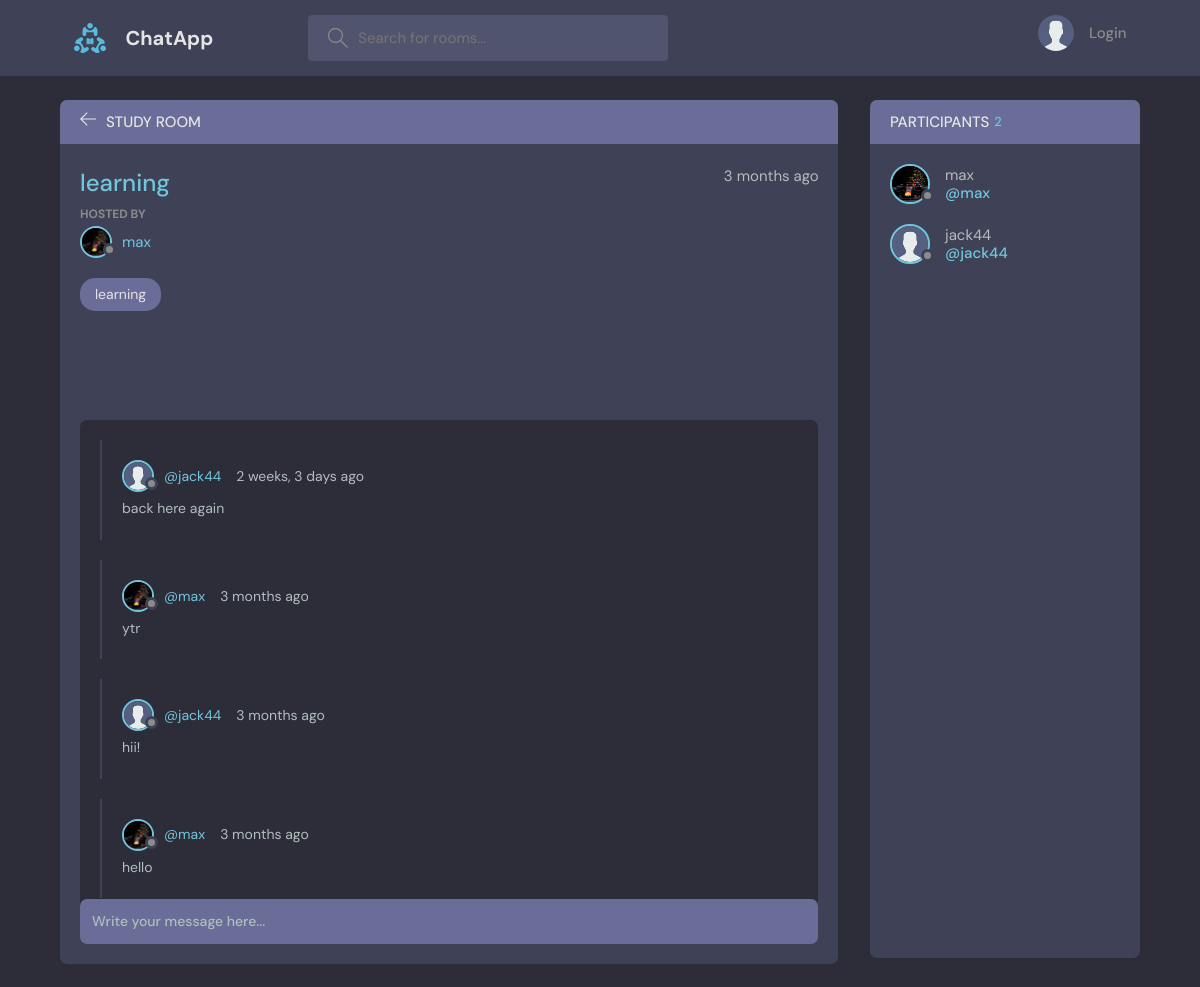
Page /room/2/ on the committed database.
### base/models.py (models this page shows, shortened)
class Room(models.Model):
    host = models.ForeignKey(User, on_delete=models.SET_NULL, null=True)
    topic = models.ForeignKey(Topic, on_delete=models.SET_NULL, null=True)
    name = models.CharField(max_length=200)
    description = models.TextField(null=True, blank=True)
    participants = models.ManyToManyField(User,blank=True, related_name='participants')
    update = models.DateTimeField(auto_now=True)
    created = models.DateTimeField(auto_now_add=True)
    class Meta:
        ordering = ['-update', '-created']

class User(AbstractUser):
    name = models.CharField(max_length=200, null=True)
    email = models.EmailField(null=True, unique=True)
    bio = models.TextField(null=True)
    avatar = models.ImageField(null=True, default="avatar.svg")
    USERNAME_FIELD = 'email'
    REQUIRED_FIELDS = []

class Message(models.Model):
    user = models.ForeignKey(User, on_delete=models.CASCADE)
    room = models.ForeignKey(Room, on_delete = models.CASCADE)
    body = models.TextField()
    update = models.DateTimeField(auto_now=True)
    created = models.DateTimeField(auto_now_add=True)
    class Meta:
        ordering = ['-update', '-created']

### base/views.py (the view, shortened to what this page needs)
# urls.py: path('room/<str:pk>/', views.room, name="room"),  # Room detail view
def room(request, pk):
    room = Room.objects.get(id=pk)
    room_message = room.message_set.all().order_by('-created')
    participants = room.participants.all()
    context = {'room':room, 'room_message': room_message, 'participants':participants}
    return render(request, 'base/room.html', context)

### base/templates/base/room.html (shortened to what this page needs)
{% extends 'main.html' %}
{% block content %}
    <main class="profile-page layout layout--2">
      <div class="container">
        <div class="room">
          <div class="room__top">
            <div class="room__topLeft">
              <a href="{% url 'home' %}">
                <svg version="1.1" xmlns="http://www.w3.org/2000/svg" width="32" height="32" viewBox="0 0 32 32">
                  <title>arrow-left</title>
                  <path
                    d="M13.723 2.286l-13.723 13.714 13.719 13.714 1.616-1.611-10.96-10.96h27.625v-2.286h-27.625l10.965-10.965-1.616-1.607z"
                  ></path>
                </svg>
              </a>
              <h3>Study Room</h3>
            </div>
          </div>
          <div class="room__box scroll">
            <div class="room__header scroll">
              <div class="room__info">
                <h3>{{room.name}}</h3>
                <span>{{room.created|timesince}} ago</span>
              </div>
              <div class="room__hosted">
                <p>Hosted By</p>
                <a href="{% url 'userprofile' room.host.id %}" class="room__author">
                  <div class="avatar avatar--small">
                    <img src="{{room.host.avatar.url}}" />
                  </div>
                  <span>{{room.host.username}}</span>
                </a>
              </div>
              <span class="room__topics">{{room.name}}</span>
            </div>
            <div class="room__conversation">
              <div class="threads scroll">
                {% for message in room_message%}
                <div class="thread">
                  <div class="thread__top">
                    <div class="thread__author">
                      <a href="{% url 'userprofile' message.user.id %}" class="thread__authorInfo">
                        <div class="avatar avatar--small">
                          <img src="{{message.user.avatar.url}}" />
                        </div>
                        <span>@{{message.user.username}}</span>
                      </a>
                      <span class="thread__date">{{message.created|timesince}} ago</span>
                    </div>
                  </div>
                  <div class="thread__details">
                    {{message.body}}
                  </div>
                </div>
                {% endfor %}
              </div>
            </div>
          </div>
          <div class="room__message">
            <form action="" method="POST">
              <input name="body" placeholder="Write your message here..." /></form>
          </div>
        </div>
        <div class="participants">
          <h3 class="participants__top">Participants <span>{{participants.count}}</span></h3>
          <div class="participants__list scroll">
            {% for user in participants %}
            <a href="{% url 'userprofile' user.id %}" class="participant">
              <div class="avatar avatar--medium">
                <img src="{{user.avatar.url}}" />
              </div>
              <p>
                {{user.username}}
                <span>@{{user.username}}</span>
              </p>
            </a>
            {% endfor %}
          </div>
        </div>
      </div>
    </main>
{% endblock content %}

### rows in the picture
Room: name "learning", created "3 months", host.avatar (picture), host.username "max"
Message: user.avatar (placeholder picture), user.username "jack44", created "2 weeks, 3 days", body "back here again"
Message: user.avatar (picture), user.username "max", created "3 months", body "ytr"
Message: user.avatar (placeholder picture), user.username "jack44", created "3 months", body "hii!"
Message: user.avatar (picture), user.username "max", created "3 months", body "hello"
User: avatar (picture), username "max"
User: avatar (placeholder picture), username "jack44"

### other values in the picture
{{ participants.count }} "2"
